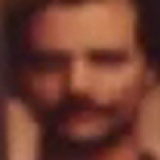
#> input picture facialRecognition/data/PhotosOfAuron/image_104.jpg, 160 x 160 px, given in place of ElonMusk.mp4, which was not available
$ python capaEntrada.py
#> lines starting #> are read from the running program, lines starting #| are printed output that depends on the picture; after the words box and inside, x2 and y2 are one past the last pixel; in counts of white or black regions, pixels touching at a corner belong together; pictures that were not available may be replaced by others from this repository, and a replacement may not be noted
import cv2 as cv
import os

model = 'PhotosOfElon'
path1 = './'
fullpath = path1 + '/' + model
if not os.path.exists(fullpath):
    os.makedirs(fullpath)

# Elements that are not faces
noises = cv.CascadeClassifier('/home/gonzalo90fa/Desktop/Development projects/Curso Python 1/facialRecognition/opencv/data/haarcascades/haarcascade_frontalface_default.xml')
camera = cv.VideoCapture('ElonMusk.mp4')

imageId = 1
while True:
    response,capture = camera.read()
#> capture is the input picture: shape (160, 160, 3); mean B, G, R 48.2, 61.9, 113.4
    if response == False: break

    grays = cv.cvtColor(capture, cv.COLOR_BGR2GRAY)#Conver image to grays scale
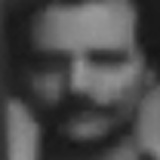
#> grays: shape (160, 160); min 20, max 153, mean 75.8
    captureId = capture.copy()
    face = noises.detectMultiScale(grays, 1.3, 10)#Detect faces
#> face = [[15, 13, 129, 129]]

    #Make a rectangle in each detected face.
    for(x, y, v1, v2) in face:
        #v1 and v2 = vertex1 and vertex2
        cv.rectangle(capture, (x, y), (x+v1, y+v2), (150,0,200), 2)
        capturedFace = captureId[y:y+v1, x:x+v2]
        capturedFace = cv.resize(capturedFace, (160,160), interpolation=cv.INTER_CUBIC)
        cv.imwrite(fullpath + '/image_{}.jpg'.format(imageId), capturedFace)
        font = cv.FONT_HERSHEY_SIMPLEX
        cv.putText(capture, f"Capture #{imageId}", (x, y), font, 0.75, (150, 0, 200), 2)
        imageId += 1
#> this loop made 1 pass
#> (x, y, v1, v2, font, imageId) on pass 1: (15, 13, 129, 129, 0, 2)
#> pass 1, `capturedFace = captureId[y:y+v1, x:x+v2]`:
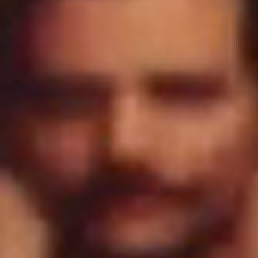
#> capturedFace: shape (129, 129, 3) (shown 2 times larger); mean B, G, R 50.6, 65.8, 121.9
#> after the loop:
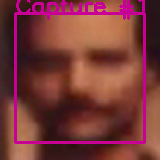
#> capture: shape (160, 160, 3); 8.54% of pixels changed, all inside (x1, y1, x2, y2) = (14, 0, 146, 144)
#> after the loop, imageId = 2

    cv.imshow("Result", capture)

    # Conditions to end scan
    if cv.waitKey(1) == ord('q'):
#> (key q is pressed here)
        break
    if imageId == 350:
        break

camera.release()
cv.destroyAllWindows()
